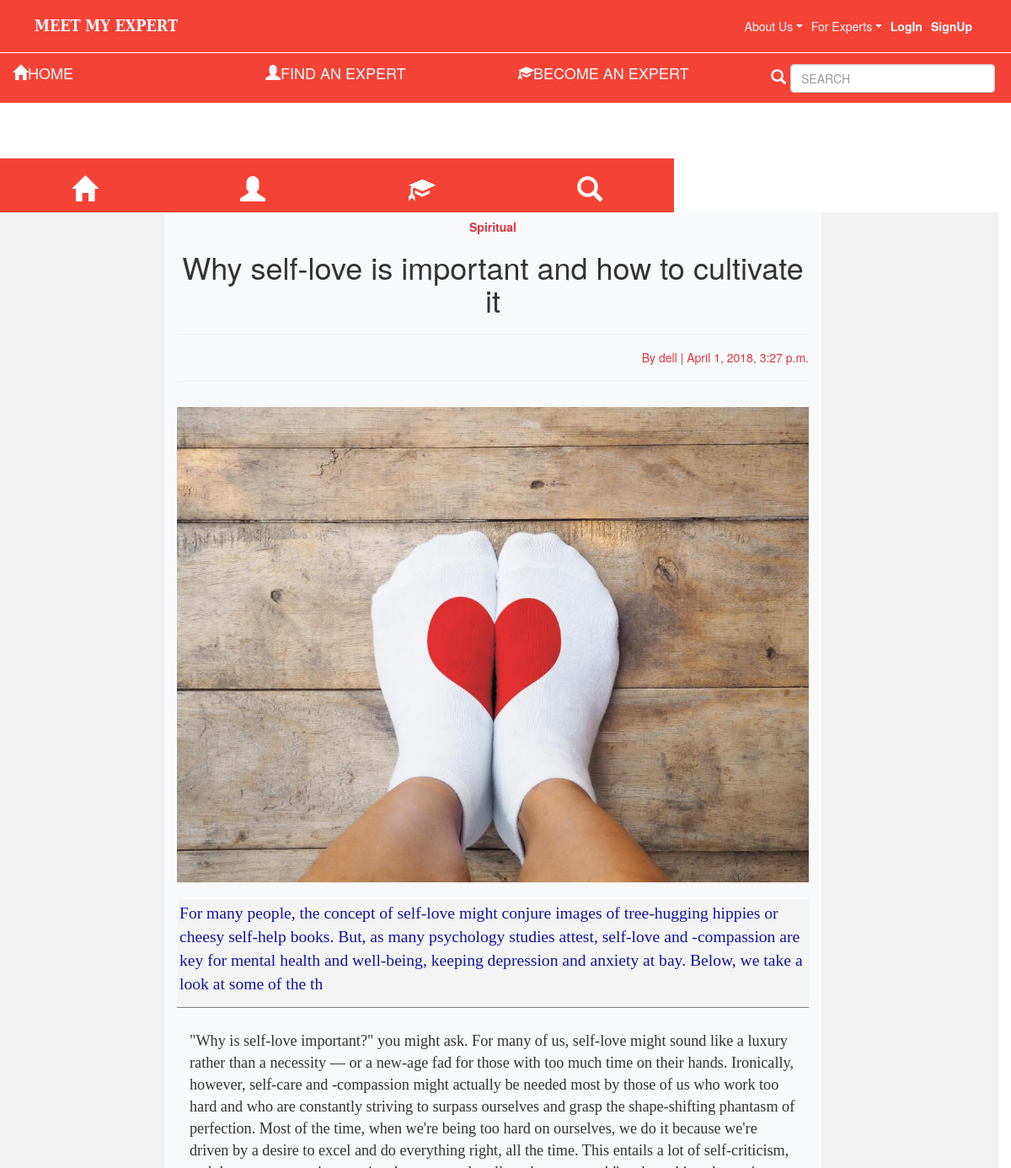
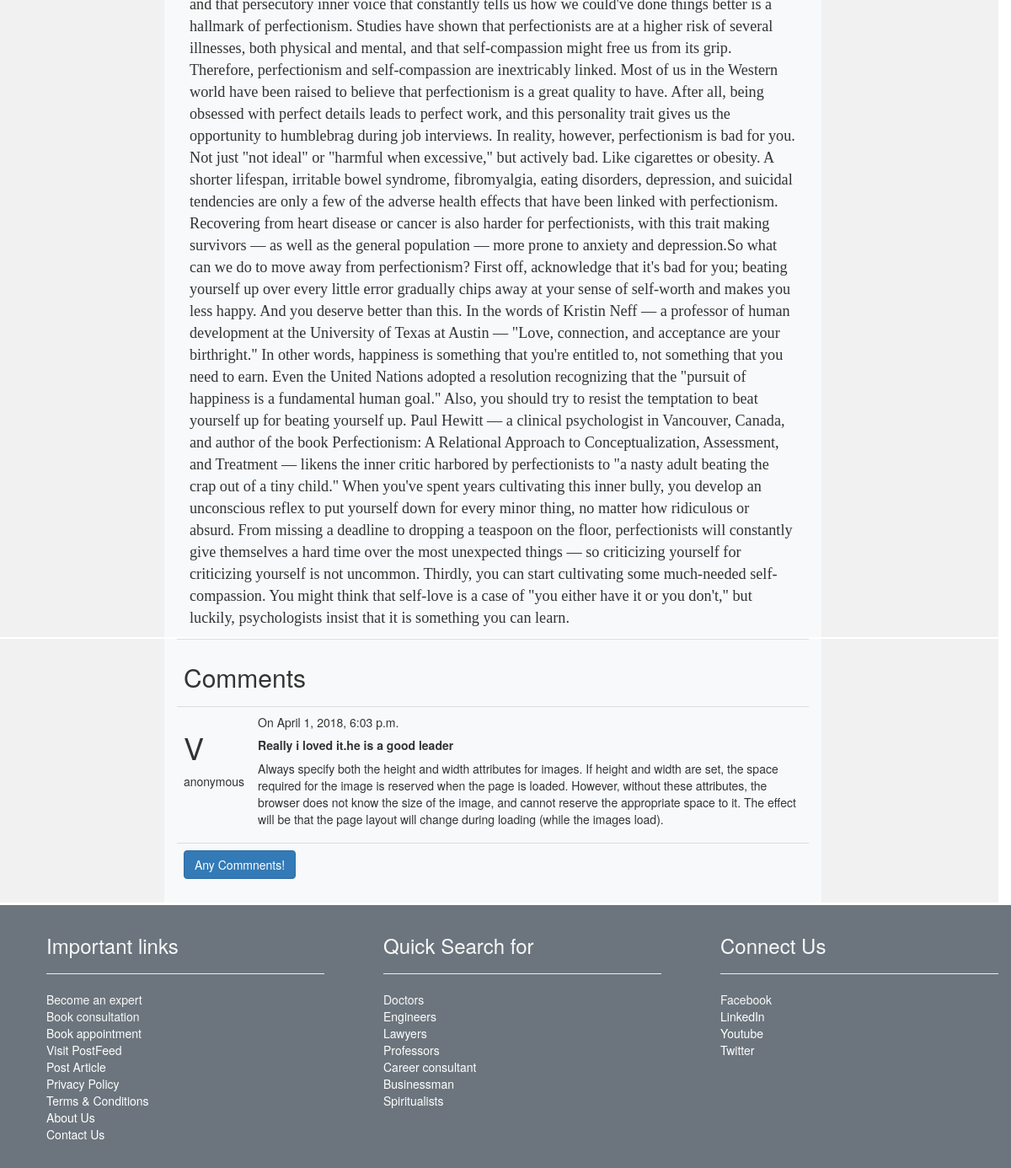
Screenshot of /blog/detailpage/3/ with the database file from the repository (2 pictures, top to bottom).
### blog/models.py (models this page shows, shortened)
class Post(models.Model):
    author = models.ForeignKey(User)
    department = models.CharField(max_length=50, choices=DEPARTMENT)
    post_title = models.CharField(max_length=100)
    post_pic = ThumbnailerImageField(upload_to='post_pics/', blank=True, null=False)
    published_date = models.DateTimeField(auto_now=True)
    summary = models.CharField(max_length=400)
    content = models.TextField(null=True)
    class Meta:
        ordering = ['published_date']

class CommentAndLikes(models.Model):
    post = models.ForeignKey(Post, related_name='comments_and_likes', null=True)
    user = models.CharField(max_length=30, default='anonymous')
    comment_title = models.CharField(max_length=50)
    description = models.TextField()
    commented_date = models.DateTimeField(auto_now=True)
    like_post = models.BooleanField(default=False)

### blog/views.py (the view)
# urls.py: url(r'^detailpage/(?P<pk>\d+)/$',views.PostDetailView.as_view(),name='postsdetailpage'),
class PostDetailView(DetailView):
    model = Post

### blog/templates/blog/post_detail.html (shortened to what this page needs)
{% extends 'expert/expert_base.html' %}
{% load staticfiles %}
{% load thumbnail %}
{% load easy_thumbnails_tags %}
{% load bootstrap3 %}
{% block headcontent %}
       <link rel="stylesheet" href="{% static 'MeetMyExpert/expert/css/expert_detail.css' %}">
       <link rel="stylesheet" href="{% static 'MeetMyExpert/blog/css/post_detail.css' %}">
       <link rel="stylesheet" href="https://maxcdn.bootstrapcdn.com/bootstrap/4.0.0/css/bootstrap.min.css">
       <link rel="stylesheet" href="https://maxcdn.bootstrapcdn.com/bootstrap/3.3.7/css/bootstrap.min.css">
       <link rel="stylesheet" href="https://cdnjs.cloudflare.com/ajax/libs/font-awesome/4.7.0/css/font-awesome.min.css">
{% endblock %}
{% block content %}
    <div class="secondarybody">
        <div class="bottomHeader container-fluid mb-1">
        <div class="row  text-light py-1">
            <div class="col-md-3 mx-auto">
                <a href="#" class="text-light"><h4><i class="glyphicon glyphicon-home"></i>HOME</h4></a>
            </div>
            <div class="col-md-3 mx-auto">
                <a href="{% url 'experts:expertslistpage' %}" class="text-light"><h4><i class="glyphicon glyphicon-user"></i>FIND AN EXPERT </h4></a>
            </div>
            <div class="col-md-3 mx-auto">
                <a href="#" class="text-light"><h4><i class="glyphicon glyphicon-education"></i>BECOME AN EXPERT</h4>
                </a>
            </div>
            <div class="col-md-3 mx-auto">
                <span><h4><i class="glyphicon glyphicon-search"></i><input type="search" class="text-dark form-control ml-2" placeholder="SEARCH"
                style="width:90%;display: inline"></h4></span>
            </div>
        </div>
    </div>
        <div class="space" style="height:1.3rem; "></div>
        <div class="container-fluid px-0">
            <table class="bottomHeaderSm mx-0">
                <tr>
                    <td class="text-center text-light"><a href="#"><h2><i class="glyphicon glyphicon-home "></i></h2></a></td>
                    <td class="text-center text-light"><a href="#"><h2><i class="glyphicon glyphicon-user "></i></h2></a></td>
                    <td class="text-center text-light"><a href="#"><h2><i class="glyphicon glyphicon-education"></i></h2></a></td>
                    <td class="text-center text-light"><a href="#"><h2><i class="glyphicon glyphicon-search"></i></h2></a></td>
                </tr>
            </table>
      </div>
        <div class="container-fluid row " style="background-color: #f1f1f1">
            <div class="col-md-2 col-sm-0">
            </div>
            <div class="col-md-8 col-sm-12 bg-light">
                <div class="container-fluid text-center px-0">
                    <h5 class="text-danger "><b>{{ post.department }}</b></h5>
                    <h1 >{{ post.post_title }}</h1>
					<hr>
                    <h5 class="text-danger text-right">By {{ post.author }} | {{ post.published_date }} </h5>
					<hr>
                     <img  width="100%" height="100%"  src="{% thumbnail post.post_pic 800x800 %}"
                           class="img-fluid mt-3" alt="profile_pic"  >
                </div>
                <br>
                <div class="summary ">
                    <p >
                        {{ post.summary }}
                    </p>
                </div>
                <div class="container-fluid" style="font-size:130%; font-family: PT Serif,Georgia,Times,serif;">
                    <br>
                     <p>
                         {{ post.content }}
                     </p>
                </div>
            </div>
            <div class="col-md-2 col-sm-0"></div>
        </div>
        <div class="container-fluid my-1 row" style="background-color: #f1f1f1">
            <div class="col-md-2 col-sm-0"></div>
            <div class="col-md-8  bg-light">
               <table class="table">
                   <tr><th colspan="3"><h2>Comments</h2></th></tr>
                   {% for comment in post.comments_and_likes.all %}
                       <tr style="" >
                           <td><h1>V</h1>{{ comment.user }}</td>
                            <td>On {{ comment.commented_date }}<br>
                                <h5><strong>{{ comment.comment_title }}</strong></h5>
                                 <p>
                                    {{ comment.description }}
                                 </p>
                            </td>
                       </tr>
                   {% endfor %}
                   <tr>
                       <td colspan="3">
                           <a class="btn btn-primary" href="{% url 'blog:add_comment_to_post' pk=post.pk%}">Any Commnents!</a>
                       </td>
                   </tr>
               </table>
            </div>
            <div class="col-md-2 col-sm-0"></div>
        </div>
    </div>
{% endblock %}

### static/MeetMyExpert/css/master.css (style rules this page uses)
.topHeader,.bottomHeader,.footer { background-color: #F44336; }

### static/MeetMyExpert/expert/css/expert_detail.css (style rules this page uses)
.topHeader,.bottomHeader,.footer,.bottomHeaderSm { background-color: #F44336; }
.bottomHeaderSm td { width: 200px; margin-right: auto; margin-left: auto; }
.footer a,.footer p,table a,a:hover { color:white; text-decoration: none; }
td { margin-right: auto; margin-left: auto; }
a { text-decoration: none; }
.bottomHeader { margin-top: 60px; }
.bottomHeaderSm { margin-top: 50px; }

### static/MeetMyExpert/blog/css/post_detail.css (style rules this page uses)
.topHeader,.bottomHeader,.footer,.bottomHeaderSm { background-color: #F44336; }
.footer a,.footer p,table a,a:hover { color:white; text-decoration: none; }
.bottomHeaderSm td { width: 200px; margin-right: auto; margin-left: auto; }
td { margin-right: auto; margin-left: auto; width: auto; }
.summary { color: #11159a; background-color: #f4f4f4; padding:3px; border-bottom: 1px solid gray; font-size:140%; font-family: PT Serif,Georgia,Times,serif; }

### rows the page displays
Post: department "Spiritual", post_title "Why self-love is important and how to cultivate it", author "dell", published_date "April 1, 2018, 3:27 p.m.", post_pic (picture), summary "For many people, the concept of self-love might conjure images of tree-hugging hippies or cheesy self-help books. But, as many psychology studies attest, self-love and -compassion are key for mental health and well-being, keeping depression and anxiety at bay. Below, we take a look at some of the th", content "\"Why is self-love important?\" you might ask. For many of us, self-love might sound like a luxury rather than a necessity — or a new-age fad for those with too much time on their hands. Ironically, however, self-care and -compassion might actually be needed most by those of us who work too hard and who are constantly striving to surpass ourselves and grasp the shape-shifting phantasm of perfection. Most of the time, when we're being too hard on ourselves, we do it because we're driven by a desire to excel and do everything right, all the time. This entails a lot of self-criticism, and that persecutory inner voice that constantly tells us how we could've done things better is a hallmark of…"
CommentAndLikes: user "anonymous", commented_date "April 1, 2018, 6:03 p.m.", comment_title "Really i loved it.he is a good leader", description "Always specify both the height and width attributes for images. If height and width are set, the space required for the image is reserved when the page is loaded. However, without these attributes, the browser does not know the size of the image, and cannot reserve the appropriate space to it. The effect will be that the page layout will change during loading (while the images load)."
